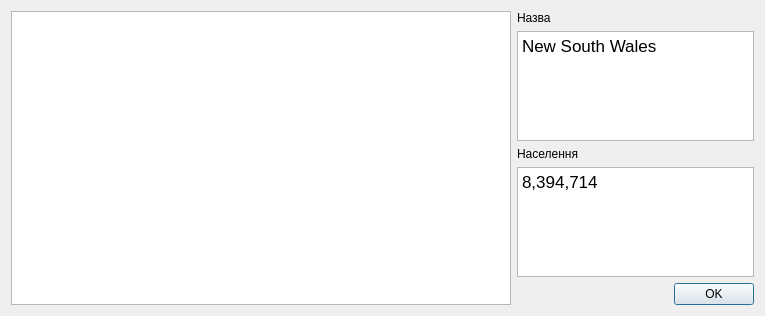
<?xml version="1.0" encoding="UTF-8"?>
<ui version="4.0">
 <class>New_south</class>
 <widget class="QDialog" name="New_south">
  <property name="geometry">
   <rect>
    <x>0</x>
    <y>0</y>
    <width>765</width>
    <height>316</height>
   </rect>
  </property>
  <property name="windowTitle">
   <string>Dialog</string>
  </property>
  <layout class="QGridLayout" name="gridLayout">
   <item row="0" column="0">
    <widget class="QTextBrowser" name="textBrowser_3">
     <property name="minimumSize">
      <size>
       <width>500</width>
       <height>0</height>
      </size>
     </property>
     <property name="maximumSize">
      <size>
       <width>16777215</width>
       <height>300</height>
      </size>
     </property>
     <property name="styleSheet">
      <string notr="true">border-image: url(&quot;:/images/new_south.png&quot;) 0 0 0 0 stretch stretch;
</string>
     </property>
    </widget>
   </item>
   <item row="0" column="1">
    <layout class="QVBoxLayout" name="verticalLayout">
     <item>
      <widget class="QLabel" name="label">
       <property name="text">
        <string>Назва</string>
       </property>
      </widget>
     </item>
     <item>
      <widget class="QTextBrowser" name="textBrowser">
       <property name="html">
        <string>&lt;!DOCTYPE HTML PUBLIC &quot;-//W3C//DTD HTML 4.0//EN&quot; &quot;http://www.w3.org/TR/REC-html40/strict.dtd&quot;&gt;
&lt;html&gt;&lt;head&gt;&lt;meta name=&quot;qrichtext&quot; content=&quot;1&quot; /&gt;&lt;meta charset=&quot;utf-8&quot; /&gt;&lt;style type=&quot;text/css&quot;&gt;
p, li { white-space: pre-wrap; }
hr { height: 1px; border-width: 0; }
li.unchecked::marker { content: &quot;\2610&quot;; }
li.checked::marker { content: &quot;\2612&quot;; }
&lt;/style&gt;&lt;/head&gt;&lt;body style=&quot; font-family:'.AppleSystemUIFont'; font-size:13pt; font-weight:400; font-style:normal;&quot;&gt;
&lt;p style=&quot; margin-top:0px; margin-bottom:0px; margin-left:0px; margin-right:0px; -qt-block-indent:0; text-indent:0px;&quot;&gt;New South Wales&lt;/p&gt;&lt;/body&gt;&lt;/html&gt;</string>
       </property>
      </widget>
     </item>
     <item>
      <widget class="QLabel" name="label_2">
       <property name="text">
        <string>Населення</string>
       </property>
      </widget>
     </item>
     <item>
      <widget class="QTextBrowser" name="textBrowser_2">
       <property name="html">
        <string>&lt;!DOCTYPE HTML PUBLIC &quot;-//W3C//DTD HTML 4.0//EN&quot; &quot;http://www.w3.org/TR/REC-html40/strict.dtd&quot;&gt;
&lt;html&gt;&lt;head&gt;&lt;meta name=&quot;qrichtext&quot; content=&quot;1&quot; /&gt;&lt;meta charset=&quot;utf-8&quot; /&gt;&lt;style type=&quot;text/css&quot;&gt;
p, li { white-space: pre-wrap; }
hr { height: 1px; border-width: 0; }
li.unchecked::marker { content: &quot;\2610&quot;; }
li.checked::marker { content: &quot;\2612&quot;; }
&lt;/style&gt;&lt;/head&gt;&lt;body style=&quot; font-family:'.AppleSystemUIFont'; font-size:13pt; font-weight:400; font-style:normal;&quot;&gt;
&lt;p style=&quot; margin-top:0px; margin-bottom:0px; margin-left:0px; margin-right:0px; -qt-block-indent:0; text-indent:0px;&quot;&gt;8,394,714&lt;/p&gt;&lt;/body&gt;&lt;/html&gt;</string>
       </property>
      </widget>
     </item>
     <item>
      <widget class="QDialogButtonBox" name="buttonBox">
       <property name="orientation">
        <enum>Qt::Horizontal</enum>
       </property>
       <property name="standardButtons">
        <set>QDialogButtonBox::Ok</set>
       </property>
      </widget>
     </item>
    </layout>
   </item>
  </layout>
 </widget>
 <resources/>
 <connections>
  <connection>
   <sender>buttonBox</sender>
   <signal>accepted()</signal>
   <receiver>New_south</receiver>
   <slot>accept()</slot>
   <hints>
    <hint type="sourcelabel">
     <x>248</x>
     <y>254</y>
    </hint>
    <hint type="destinationlabel">
     <x>157</x>
     <y>274</y>
    </hint>
   </hints>
  </connection>
  <connection>
   <sender>buttonBox</sender>
   <signal>rejected()</signal>
   <receiver>New_south</receiver>
   <slot>reject()</slot>
   <hints>
    <hint type="sourcelabel">
     <x>316</x>
     <y>260</y>
    </hint>
    <hint type="destinationlabel">
     <x>286</x>
     <y>274</y>
    </hint>
   </hints>
  </connection>
 </connections>
</ui>
